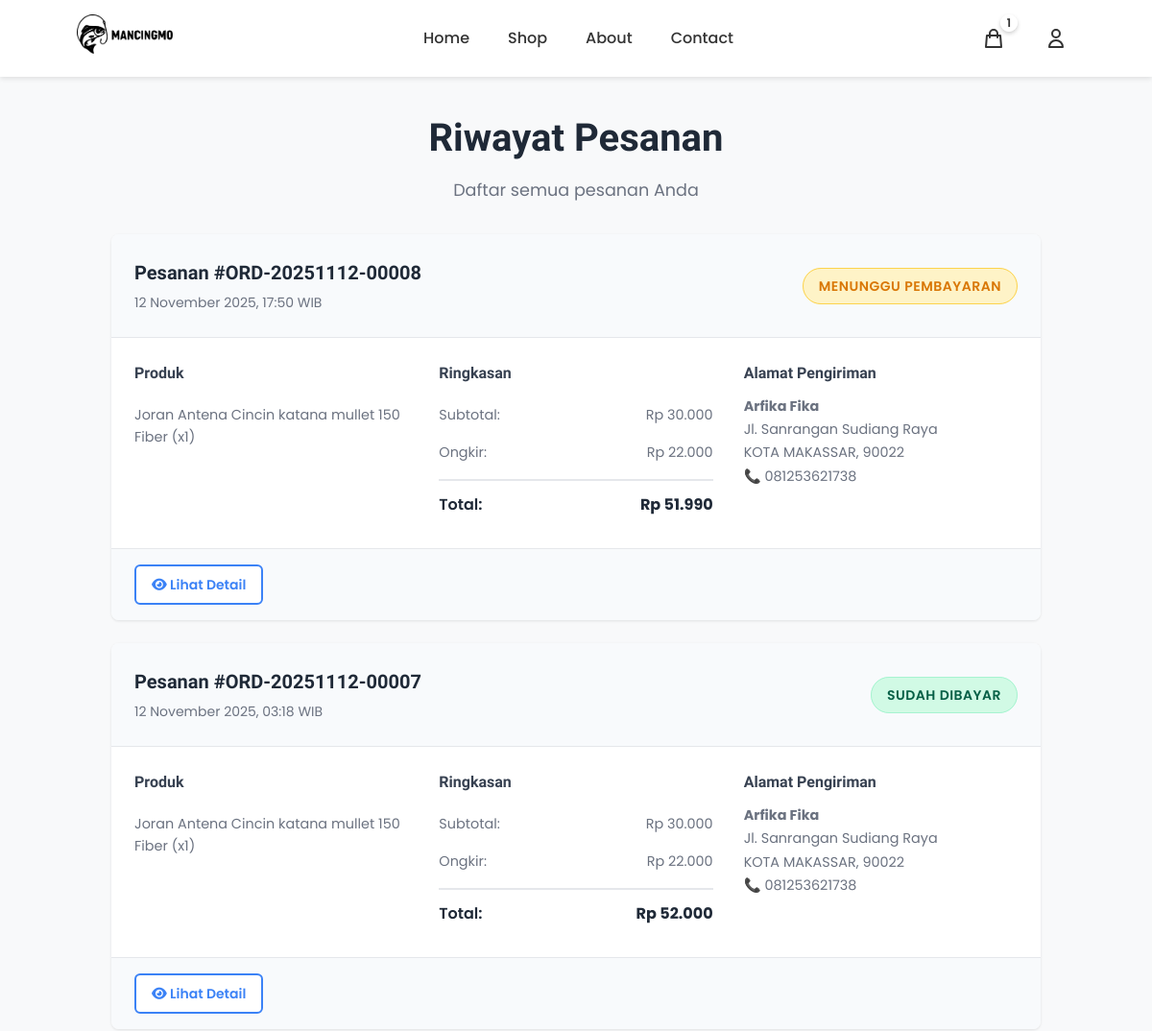
The app's page /profile/orders/ (signed in, upper part), older data.
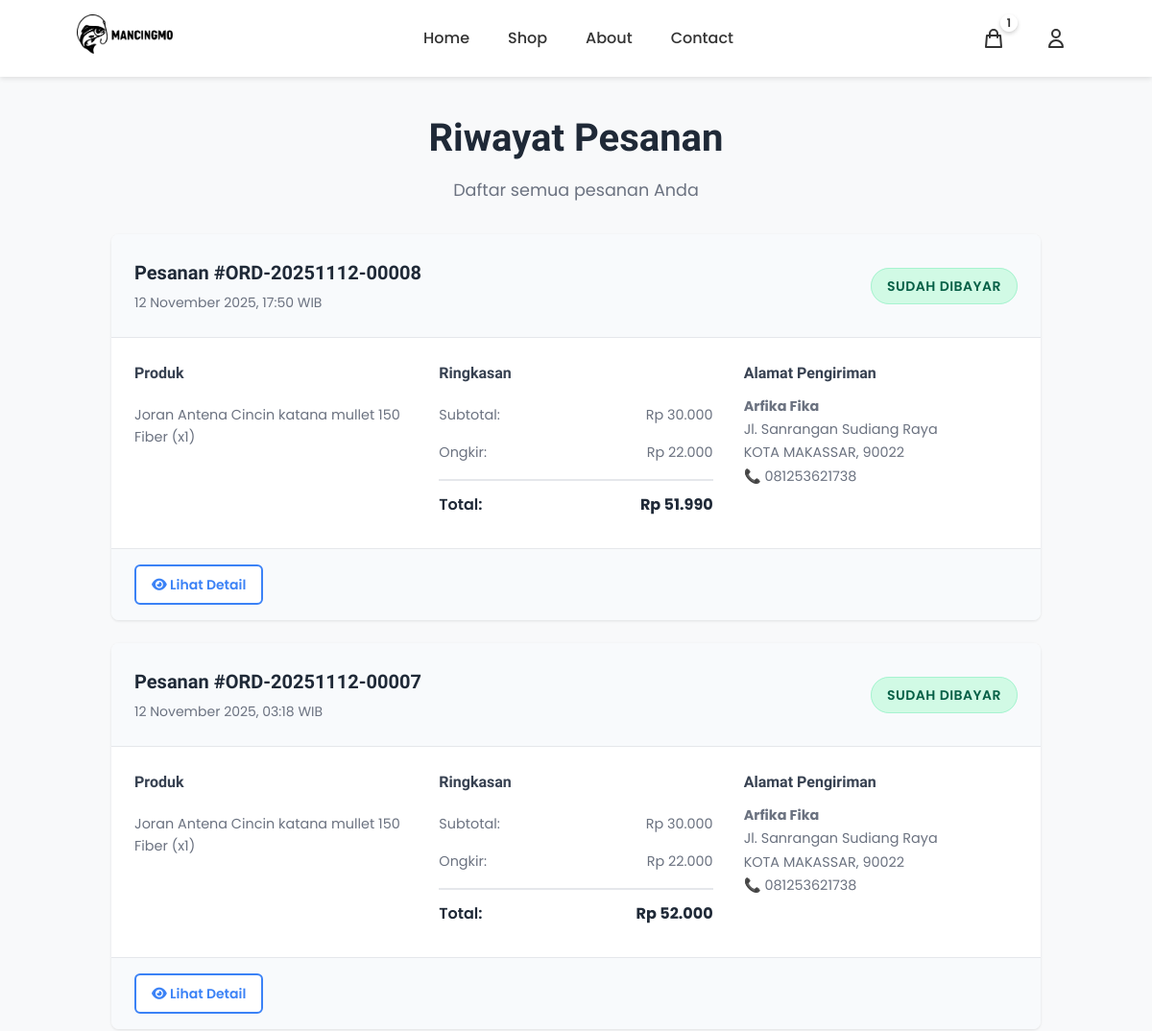
The same page, newer data.
### products/models.py (models this page shows, shortened)
class Order(models.Model):
    STATUS_CHOICES = [
        ('pending', 'Menunggu Pembayaran'),
        ('paid', 'Sudah Dibayar'),
        ('processing', 'Sedang Diproses'),
        ('shipped', 'Dikirim'),
        ('delivered', 'Terkirim'),
        ('cancelled', 'Dibatalkan'),
        ('ready_for_pickup', 'Siap Diambil'),
    ]
    PAYMENT_CHOICES = [
        ('midtrans', 'Midtrans Payment Gateway'),
        ('bank_transfer', 'Transfer Bank'),
        ('qris', 'QRIS'),
        ('cod', 'Cash on Delivery'),
    ]
    SHIPPING_METHODS = [
        ('delivery', 'Delivery (Dikirim)'),
        ('pickup', 'Pick Up (Ambil Sendiri)'),
    ]
    SHIPPING_TYPES = [
        ('reguler', 'Reguler'),
        ('express', 'Express'),
    ]
    user = models.ForeignKey(User, on_delete=models.CASCADE, related_name='orders', verbose_name="Pengguna")
    order_number = models.CharField(max_length=50, unique=True, verbose_name="Nomor Pesanan")
    midtrans_order_id = models.CharField(max_length=100, blank=True, null=True, verbose_name="Midtrans Order ID")
    midtrans_transaction_id = models.CharField(max_length=100, blank=True, null=True, verbose_name="Midtrans Transaction ID")
    midtrans_transaction_status = models.CharField(max_length=50, blank=True, null=True, verbose_name="Status Transaksi Midtrans")
    midtrans_payment_type = models.CharField(max_length=50, blank=True, null=True, verbose_name="Tipe Pembayaran Midtrans")
    midtrans_snap_token = models.CharField(max_length=255, blank=True, null=True, verbose_name="Snap Token")
    shipping_method = models.CharField(
        max_length=20,
        choices=SHIPPING_METHODS,
        default='delivery',
        verbose_name="Metode Pengiriman"
    )
    shipping_name = models.CharField(max_length=200, verbose_name="Nama Penerima")
    shipping_phone = models.CharField(max_length=20, verbose_name="Telepon Penerima")
    shipping_address = models.TextField(verbose_name="Alamat Pengiriman")
    shipping_province = models.CharField(max_length=100, blank=True, verbose_name="Provinsi")
    shipping_city = models.CharField(max_length=100, verbose_name="Kota/Kabupaten")
    shipping_district = models.CharField(max_length=100, blank=True, verbose_name="Kecamatan")
    shipping_postal_code = models.CharField(max_length=10, blank=True, verbose_name="Kode Pos")
    shipping_type = models.CharField(max_length=20, choices=SHIPPING_TYPES, default='reguler')
    payment_method = models.CharField(max_length=20, choices=PAYMENT_CHOICES, verbose_name="Metode Pembayaran")
    payment_proof = models.ImageField(upload_to='payment_proofs/', blank=True, null=True, verbose_name="Bukti Pembayaran")
    subtotal = models.DecimalField(max_digits=10, decimal_places=0, verbose_name="Subtotal")
    shipping_cost = models.DecimalField(max_digits=10, decimal_places=0, default=0, verbose_name="Ongkos Kirim")
    voucher = models.ForeignKey('Voucher', on_delete=models.SET_NULL, null=True, blank=True, verbose_name="Voucher")
    voucher_code = models.CharField(max_length=20, blank=True, null=True, verbose_name="Kode Voucher")
    voucher_discount = models.DecimalField(max_digits=10, decimal_places=0, default=0, verbose_name="Diskon Voucher")
    total = models.DecimalField(max_digits=10, decimal_places=0, verbose_name="Total")
    status = models.CharField(max_length=20, choices=STATUS_CHOICES, default='pending', verbose_name="Status")
    created_at = models.DateTimeField(auto_now_add=True, verbose_name="Dibuat Pada")
    updated_at = models.DateTimeField(auto_now=True, verbose_name="Diperbarui Pada")
    paid_at = models.DateTimeField(blank=True, null=True, verbose_name="Dibayar Pada")
    class Meta:
        verbose_name = "Pesanan"
        verbose_name_plural = "Pesanan"
        ordering = ['-created_at']
    def save(self, *args, **kwargs):
        if self.shipping_method == 'pickup' and self.status == 'paid':
            self.status = 'ready_for_pickup'
        super().save(*args, **kwargs)

### products/views.py (the view)
# urls.py: path('profile/orders/', views.order_history, name='order_history'),
@login_required
def order_history(request):
    orders = Order.objects.filter(user=request.user).order_by('-created_at')
    from .midtrans_utils import MidtransPayment
    midtrans = MidtransPayment()
    for order in orders:
        if order.status == 'pending' and order.payment_method == 'midtrans' and order.midtrans_order_id:
            try:
                status_result = midtrans.check_transaction_status(order.midtrans_order_id)
                if status_result['success']:
                    transaction_status = status_result['data'].get('transaction_status')
                    fraud_status = status_result['data'].get('fraud_status')
                    if transaction_status == 'capture':
                        if fraud_status == 'accept':
                            order.status = 'paid'
                            order.paid_at = timezone.now()
                    elif transaction_status == 'settlement':
                        order.status = 'paid'
                        order.paid_at = timezone.now()
                    elif transaction_status in ['deny', 'expire', 'cancel']:
                        order.midtrans_transaction_status = transaction_status
                    order.save()
            except Exception as e:
                print(f"Error checking Midtrans status for order {order.id}: {str(e)}")
    paginator = Paginator(orders, 10)
    page_number = request.GET.get('page')
    page_obj = paginator.get_page(page_number)
    context = {
        'orders': page_obj,
    }
    return render(request, 'registration/order_history.html', context)

### products/midtrans_utils.py (called while the page is built)
    def check_transaction_status(self, order_id):
        try:
            status_response = self.snap.transactions.status(order_id)
            return {
                'success': True,
                'data': status_response
            }
        except Exception as e:
            return {
                'success': False,
                'error': str(e)
            }

### products/models.py (called while the page is built)
    @property
    def unique_items_count(self):
        return self.items.count()

    def get_unique_items_count(self):
        return self.unique_items_count

### products/templatetags/currency_filters.py (called while the page is built)
@register.filter
def rupiah(value):
    try:
        value = float(value)
        formatted = "{:,.0f}".format(value).replace(',', '.')
        return formatted
    except (ValueError, TypeError):
        return value

### templates/registration/order_history.html (shortened to what this page needs)
{% extends 'base.html' %}
{% load static %}
{% load currency_filters %}
{% block extra_css %}
<link rel="stylesheet" href="{% static 'css/order_history.css' %}">
{% endblock %}
{% block content %}
<div class="order-history-container">
    <div class="order-history-header">
        <h1>Riwayat Pesanan</h1>
        <p>Daftar semua pesanan Anda</p>
    </div>
    {% if orders %}
        <div class="orders-list">
            {% for order in orders %}
            <div class="order-card">
                <div class="order-header">
                    <div class="order-info">
                        <h3>Pesanan #{{ order.order_number }}</h3>
                        <p class="order-date">{{ order.created_at|date:"d F Y, H:i" }} WIB</p>
                    </div>
                    <div class="order-status">
                        {% if order.status == 'pending' and order.midtrans_transaction_status in 'expire,cancel,deny' %}
                        <span class="status-badge status-expired">
                            PEMBAYARAN KADALUARSA
                        </span>
                        {% else %}
                        <span class="status-badge status-{{ order.status }}">
                            {% if order.status == 'pending' %}
                                MENUNGGU PEMBAYARAN
                            {% elif order.status == 'paid' %}
                                SUDAH DIBAYAR
                            {% elif order.status == 'processing' %}
                                SEDANG DIPROSES
                            {% elif order.status == 'shipped' %}
                                DIKIRIM
                            {% elif order.status == 'delivered' %}
                                TERKIRIM
                            {% elif order.status == 'cancelled' %}
                                DIBATALKAN
                            {% endif %}
                        </span>
                        {% endif %}
                    </div>
                </div>
                <div class="order-details">
                    <div class="order-items">
                        <h4>Produk</h4>
                        <ul class="items-list">
                            {% for item in order.items.all|slice:":3" %}
                            <li>{{ item.product_name }} (x{{ item.quantity }})</li>
                            {% endfor %}
                        </ul>
                    </div>
                    <div class="order-summary">
                        <h4>Ringkasan</h4>
                        <div class="summary-row">
                            <span>Subtotal:</span>
                            <span>Rp {{ order.subtotal|rupiah }}</span>
                        </div>
                        <div class="summary-row">
                            <span>Ongkir:</span>
                            <span>Rp {{ order.shipping_cost|rupiah }}</span>
                        </div>
                        <div class="summary-row total">
                            <span>Total:</span>
                            <strong>Rp {{ order.total|rupiah }}</strong>
                        </div>
                    </div>
                    <div class="shipping-address">
                        <h4>Alamat Pengiriman</h4>
                        <p><strong>{{ order.shipping_name }}</strong></p>
                        <p>{{ order.shipping_address }}</p>
                        <p>{{ order.shipping_city }}{% if order.shipping_postal_code %}, {{ order.shipping_postal_code }}{% endif %}</p>
                        <p>📞 {{ order.shipping_phone }}</p>
                    </div>
                </div>
                <div class="order-actions">
                    <a href="{% url 'order_detail' order.id %}" class="btn-outline">
                        <i class="fas fa-eye"></i> Lihat Detail
                    </a>
                </div>
            </div>
            {% endfor %}
        </div>
    {% endif %}
</div>
{% endblock %}

Row changes from the older to the newer data that the page shows:
changed Order "ORD-20251112-00008": status "MENUNGGU PEMBAYARAN" → "SUDAH DIBAYAR"
